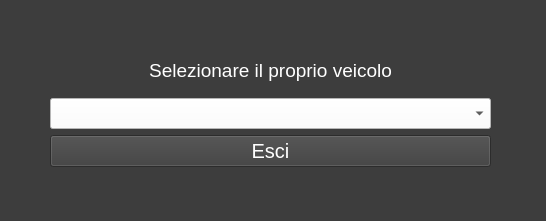
<?xml version="1.0" encoding="UTF-8"?>
<ui version="4.0">
 <class>Ingresso</class>
 <widget class="QWidget" name="Ingresso">
  <property name="geometry">
   <rect>
    <x>0</x>
    <y>0</y>
    <width>546</width>
    <height>221</height>
   </rect>
  </property>
  <property name="windowTitle">
   <string>Form</string>
  </property>
  <property name="styleSheet">
   <string notr="true">QWidget#Ingresso{background-color: rgb(61, 61, 61);}</string>
  </property>
  <widget class="QWidget" name="layoutWidget_2">
   <property name="geometry">
    <rect>
     <x>50</x>
     <y>50</y>
     <width>441</width>
     <height>117</height>
    </rect>
   </property>
   <layout class="QVBoxLayout" name="verticalLayout_2">
    <item>
     <layout class="QVBoxLayout" name="verticalLayout">
      <item>
       <widget class="QLabel" name="label">
        <property name="font">
         <font>
          <pointsize>14</pointsize>
         </font>
        </property>
        <property name="text">
         <string>&lt;html&gt;&lt;head/&gt;&lt;body&gt;&lt;p align=&quot;center&quot;&gt;&lt;span style=&quot; color:#ffffff;&quot;&gt;Selezionare il proprio veicolo&lt;/span&gt;&lt;/p&gt;&lt;/body&gt;&lt;/html&gt;</string>
        </property>
       </widget>
      </item>
      <item>
       <widget class="QComboBox" name="comboBox">
        <property name="font">
         <font>
          <pointsize>14</pointsize>
         </font>
        </property>
        <property name="styleSheet">
         <string notr="true">background-color: rgb(255, 255, 255);
color: rgb(0, 0, 0);</string>
        </property>
       </widget>
      </item>
     </layout>
    </item>
    <item>
     <widget class="QPushButton" name="esci_button">
      <property name="font">
       <font>
        <pointsize>15</pointsize>
       </font>
      </property>
      <property name="styleSheet">
       <string notr="true">color: white;
background-color: rgb(61, 61, 61);</string>
      </property>
      <property name="text">
       <string>Esci</string>
      </property>
     </widget>
    </item>
   </layout>
  </widget>
 </widget>
 <resources/>
 <connections/>
</ui>
